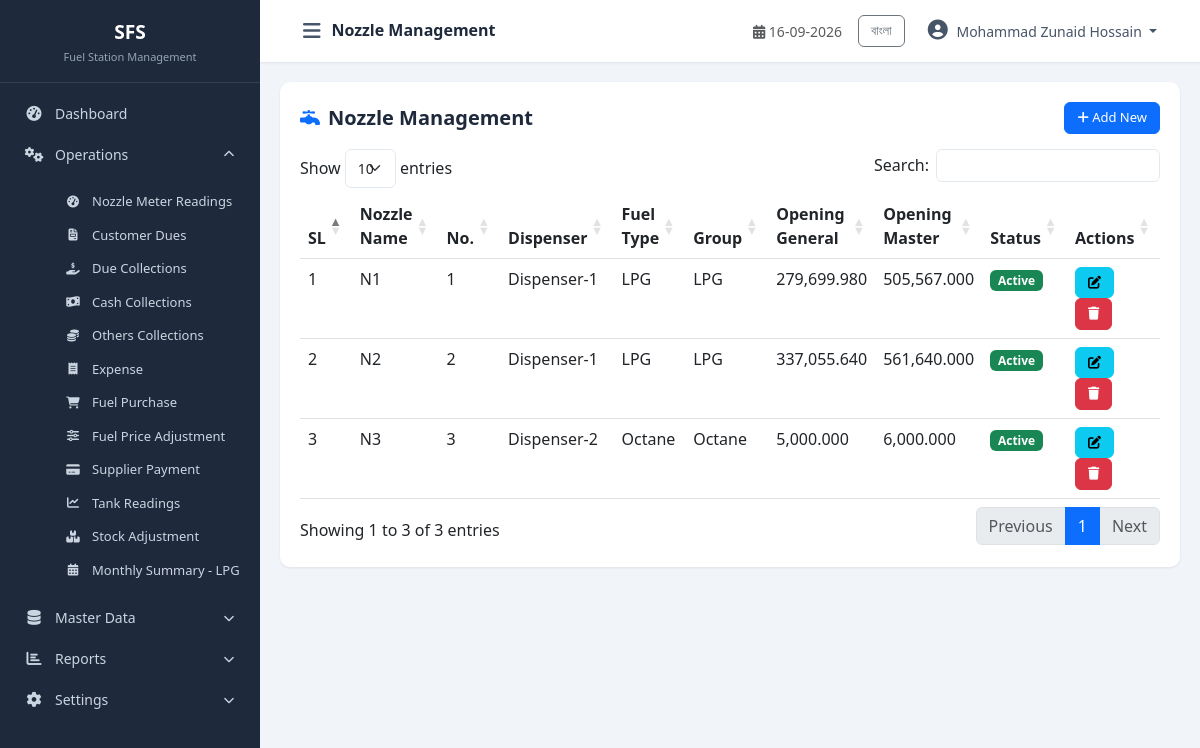
Screenshot of /modules/master_data/nozzle.php (signed in) with the database file from the repository.
### tables this page shows
CREATE TABLE `cfg_companyprofile` (
  `CompanyID` int(11) NOT NULL,
  `CompanyCode` varchar(20) NOT NULL,
  `CompanyName` varchar(200) NOT NULL,
  `CompanyNameBN` varchar(200) DEFAULT NULL,
  `ShortName` varchar(50) DEFAULT NULL,
  `ProprietorName` varchar(150) DEFAULT NULL,
  `ContactPerson` varchar(150) DEFAULT NULL,
  `MobileNo` varchar(20) DEFAULT NULL,
  `PhoneNo` varchar(20) DEFAULT NULL,
  `Email` varchar(100) DEFAULT NULL,
  `Website` varchar(150) DEFAULT NULL,
  `BusinessType` varchar(100) DEFAULT NULL,
  `Address` varchar(500) DEFAULT NULL,
  `City` varchar(100) DEFAULT NULL,
  `District` varchar(100) DEFAULT NULL,
  `PostalCode` varchar(20) DEFAULT NULL,
  `Country` varchar(100) DEFAULT NULL,
  `Logo` varchar(255) DEFAULT NULL,
  `Favicon` varchar(255) DEFAULT NULL,
  `CurrencyCode` varchar(10) DEFAULT 'BDT',
  `CurrencySymbol` varchar(10) DEFAULT '৳',
  `TimeZone` varchar(100) DEFAULT 'Asia/Dhaka',
  `DateFormat` varchar(20) DEFAULT 'dd-MM-yyyy',
  `TimeFormat` varchar(20) DEFAULT '24 Hour',
  `FinancialYearStart` date DEFAULT NULL,
  `FinancialYearEnd` date DEFAULT NULL,
  `DefaultShiftID` int(11) DEFAULT NULL,
  `DefaultLanguage` varchar(20) DEFAULT 'English',
  `AllowNegativeStock` bit(1) DEFAULT b'0',
  `AutoBackup` bit(1) DEFAULT b'1',
  `BackupPath` varchar(500) DEFAULT NULL,
  `CreatedBy` int(11) DEFAULT NULL,
  `CreatedAt` datetime DEFAULT current_timestamp(),
  `UpdatedBy` int(11) DEFAULT NULL,
  `UpdatedAt` datetime DEFAULT NULL,
  `IsActive` bit(1) DEFAULT b'1',
  `IsDeleted` bit(1) DEFAULT b'0'
);

CREATE TABLE `mst_nozzle` (
  `NozzleID` int(11) NOT NULL,
  `DisID` int(11) NOT NULL COMMENT 'Logical FK -> mst_Pump.PumpID',
  `NozzleNo` int(11) NOT NULL,
  `FuelTypeID` int(11) NOT NULL COMMENT 'Logical FK -> mst_FuelType.FuelTypeID',
  `TankGroupID` int(11) DEFAULT NULL COMMENT 'Logical FK -> mst_TankGroup.TankGroupID',
  `OpeningGeneral` decimal(14,3) NOT NULL DEFAULT 0.000,
  `NozzleName` varchar(50) NOT NULL DEFAULT '',
  `OpeningMaster` decimal(14,3) NOT NULL DEFAULT 0.000,
  `CreatedBy` int(11) DEFAULT NULL,
  `CreatedAt` datetime NOT NULL DEFAULT current_timestamp(),
  `UpdatedBy` int(11) DEFAULT NULL,
  `UpdatedAt` datetime NOT NULL DEFAULT current_timestamp() ON UPDATE current_timestamp(),
  `IsActive` tinyint(1) NOT NULL DEFAULT 1,
  `IsDeleted` tinyint(1) NOT NULL DEFAULT 0
);

CREATE TABLE `mst_dispenser` (
  `DisID` int(11) NOT NULL,
  `DisName` varchar(100) NOT NULL,
  `DisCode` varchar(30) DEFAULT NULL,
  `CreatedBy` int(11) DEFAULT NULL,
  `CreatedAt` datetime NOT NULL DEFAULT current_timestamp(),
  `UpdatedBy` int(11) DEFAULT NULL,
  `UpdatedAt` datetime NOT NULL DEFAULT current_timestamp() ON UPDATE current_timestamp(),
  `IsActive` tinyint(1) NOT NULL DEFAULT 1,
  `IsDeleted` tinyint(1) NOT NULL DEFAULT 0
);

CREATE TABLE `mst_fueltype` (
  `FuelTypeID` int(11) NOT NULL,
  `FuelName` varchar(100) NOT NULL,
  `FuelCode` varchar(20) DEFAULT NULL,
  `UnitOfMeasure` varchar(20) NOT NULL DEFAULT 'Litre',
  `SellingRate` decimal(14,2) NOT NULL DEFAULT 0.00,
  `PurchaseRate` decimal(14,2) NOT NULL DEFAULT 0.00,
  `CommissionRate` decimal(14,4) NOT NULL DEFAULT 0.0000,
  `TaxPercent` decimal(6,3) NOT NULL DEFAULT 0.000,
  `Density` decimal(6,4) DEFAULT NULL,
  `ColorCode` varchar(20) DEFAULT NULL,
  `Remarks` varchar(255) DEFAULT NULL,
  `CreatedBy` int(11) DEFAULT NULL,
  `CreatedAt` datetime NOT NULL DEFAULT current_timestamp(),
  `UpdatedBy` int(11) DEFAULT NULL,
  `UpdatedAt` datetime NOT NULL DEFAULT current_timestamp() ON UPDATE current_timestamp(),
  `IsActive` tinyint(1) NOT NULL DEFAULT 1,
  `IsDeleted` tinyint(1) NOT NULL DEFAULT 0
);

CREATE TABLE `mst_tankgroup` (
  `TankGroupID` int(11) NOT NULL,
  `TankGroupName` varchar(100) NOT NULL,
  `FuelTypeID` int(11) NOT NULL COMMENT 'Logical FK -> mst_FuelType.FuelTypeID',
  `CreatedBy` int(11) DEFAULT NULL,
  `CreatedAt` datetime NOT NULL DEFAULT current_timestamp(),
  `UpdatedBy` int(11) DEFAULT NULL,
  `UpdatedAt` datetime NOT NULL DEFAULT current_timestamp() ON UPDATE current_timestamp(),
  `IsActive` tinyint(1) NOT NULL DEFAULT 1,
  `IsDeleted` tinyint(1) NOT NULL DEFAULT 0
);

### includes/Query.php (called while the page is built, shortened)
<?php
class Query
{
    private $pdo;
    private static $instance = null;
    public function __construct($host = DB_HOST, $dbname = DB_NAME, $username = DB_USER, $password = DB_PASS, $charset = 'utf8mb4')
    {
        $port = defined('DB_PORT') ? DB_PORT : '3306';
        $dsn = "mysql:host={$host};port={$port};dbname={$dbname};charset={$charset}";
        $options = [
            PDO::ATTR_ERRMODE            => PDO::ERRMODE_EXCEPTION,
            PDO::ATTR_DEFAULT_FETCH_MODE => PDO::FETCH_OBJ,
            PDO::ATTR_EMULATE_PREPARES   => true,
            PDO::MYSQL_ATTR_INIT_COMMAND => "SET NAMES utf8mb4 COLLATE utf8mb4_unicode_ci",
        ];
        try {
            $this->pdo = new PDO($dsn, $username, $password, $options);
        } catch (PDOException $e) {
            die("Database Connection Failed: " . $e->getMessage() . "<br><small>Tip: Ensure MySQL service is running in XAMPP Control Panel and port/credentials in config/database.php match.</small>");
        }
    }
    public static function getInstance()
    {
        if (self::$instance === null) {
            self::$instance = new self();
        }
        return self::$instance;
    }
    public function index($sql, $params = [])
    {
        try {
            $this->stmt = $this->pdo->prepare($sql);
            $this->stmt->execute($params);
            return $this->stmt->fetchAll(PDO::FETCH_OBJ);
        } catch (PDOException $e) {
            die("Query Error: " . $e->getMessage() . "<br>SQL: " . $sql);
        }
    }
}

### config/database.php (called while the page is built, shortened)
<?php
require_once __DIR__ . '/../includes/Query.php';
$objQuery = Query::getInstance();

### includes/functions.php (called while the page is built, shortened)
<?php
function db()
{
    global $objQuery;
    return $objQuery;
}
function getCompanyInfo($key = null)
{
    $sql = "SELECT * FROM cfg_companyprofile WHERE CompanyID = 1 AND IsActive = 1 AND IsDeleted = 0";
    $data = db()->index($sql);
    if (!empty($data)) {
        $company = $data[0];
        return $company;
    }
    return null;
}
function getUserName()
{
    return $_SESSION['user_name'] ?? null;
}
function currentLang()
{
    return $_SESSION['lang'] ?? 'en';
}
function t($key)
{
    $lang = currentLang();
    return $translations[$lang][$key] ?? $key;
}

### modules/master_data/nozzle.php (the view, shortened to what this page needs)
<?php
$pageTitle = 'Nozzle Management';
require_once __DIR__ . '/../../includes/header.php';
require_once __DIR__ . '/../../includes/sidebar.php';
$data = $objQuery->index("SELECT n.*, d.DisName, ft.FuelName, tg.TankGroupName FROM mst_nozzle n LEFT JOIN mst_dispenser d ON n.DisID=d.DisID LEFT JOIN mst_fueltype ft ON n.FuelTypeID=ft.FuelTypeID LEFT JOIN mst_tankgroup tg ON n.TankGroupID=tg.TankGroupID WHERE n.IsDeleted=0 ORDER BY n.NozzleID ASC");
?>
<div class="table-container">
    <div class="table-header"><h5><i class="fas fa-faucet text-primary me-2"></i><?php echo t('Nozzle Management'); ?></h5>
        <button class="btn btn-primary btn-sm" data-bs-toggle="modal" data-bs-target="#addModal"><i class="fas fa-plus"></i> Add New</button></div>
    <table class="table table-hover datatable">
        <thead><tr><th>SL</th><th>Nozzle Name</th><th>No.</th><th>Dispenser</th><th>Fuel Type</th><th>Group</th><th>Opening General</th><th>Opening Master</th><th>Status</th><th>Actions</th></tr></thead>
        <tbody><?php $sl=1; foreach($data as $row): ?><tr>
            <td><?php echo $sl++; ?></td><td><?php echo htmlspecialchars($row->NozzleName); ?></td><td><?php echo $row->NozzleNo; ?></td>
            <td><?php echo htmlspecialchars($row->DisName ?? 'N/A'); ?></td><td><?php echo htmlspecialchars($row->FuelName ?? 'N/A'); ?></td>
            <td><?php echo htmlspecialchars($row->TankGroupName ?? 'N/A'); ?></td>
            <td><?php echo number_format($row->OpeningGeneral, 3); ?></td><td><?php echo number_format($row->OpeningMaster, 3); ?></td>
            <td><span class="badge bg-<?php echo $row->IsActive?'success':'danger'; ?>"><?php echo $row->IsActive?'Active':'Inactive'; ?></span></td>
            <td><button class="btn btn-sm btn-info edit-btn" data-id="<?php echo $row->NozzleID; ?>" data-name="<?php echo htmlspecialchars($row->NozzleName); ?>" data-no="<?php echo $row->NozzleNo; ?>" data-dis="<?php echo $row->DisID; ?>" data-fuel="<?php echo $row->FuelTypeID; ?>" data-group="<?php echo $row->TankGroupID; ?>" data-general="<?php echo $row->OpeningGeneral; ?>" data-master="<?php echo $row->OpeningMaster; ?>" data-status="<?php echo $row->IsActive; ?>"><i class="fas fa-edit"></i></button>
            <button class="btn btn-sm btn-danger delete-btn" data-id="<?php echo $row->NozzleID; ?>"><i class="fas fa-trash"></i></button></td>
        </tr><?php endforeach; ?></tbody>
    </table>
</div>
<?php require_once __DIR__ . '/../../includes/footer.php'; ?>

### includes/sidebar.php (shortened to what this page needs)
<?php
$currentPage = basename($_SERVER['PHP_SELF']);
$langToggle = currentLang() === 'bn' ? 'en' : 'bn';
$langLabel = currentLang() === 'bn' ? 'English' : 'বাংলা';
?>
<nav id="sidebar" class="sidebar">
    <div class="sidebar-header">
        <h5 class="mb-0"><?php echo $shortName ?? 'FDP'; ?></h5>
        <small class="text-muted"><?php echo t('Fuel Station Management'); ?></small>
    </div>
    <ul class="nav flex-column">
        <li class="nav-item">
            <a class="nav-link <?php echo ($currentPage == 'dashboard.php' || $currentPage == 'index.php') ? 'active' : ''; ?>" href="<?php echo BASE_URL; ?>dashboard.php">
                <i class="fas fa-tachometer-alt"></i> <span><?php echo t('Dashboard'); ?></span>
            </a>
        </li>
        <li class="nav-item">
            <a class="nav-link" data-bs-toggle="collapse" href="#operationsMenu" role="button" aria-expanded="true">
                <i class="fas fa-cogs"></i> <span><?php echo t('Operations'); ?></span>
                <i class="fas fa-chevron-down ms-auto"></i>
            </a>
            <div class="collapse show" id="operationsMenu">
                <ul class="nav flex-column ms-3">
                    <li class="nav-item"><a class="nav-link small" href="<?php echo BASE_URL; ?>modules/operations/nozzle_reading.php"><i class="fas fa-tachometer-alt"></i> <?php echo t('Nozzle Meter Readings'); ?></a></li>
                    <li class="nav-item"><a class="nav-link small" href="<?php echo BASE_URL; ?>modules/operations/customer_due.php"><i class="fas fa-file-invoice"></i> <?php echo t('Customer Dues'); ?></a></li>
                    <li class="nav-item"><a class="nav-link small" href="<?php echo BASE_URL; ?>modules/operations/due_collection.php"><i class="fas fa-hand-holding-usd"></i> <?php echo t('Due Collections'); ?></a></li>
                    <li class="nav-item"><a class="nav-link small" href="<?php echo BASE_URL; ?>modules/operations/cash_collection.php"><i class="fas fa-money-bill-wave"></i> <?php echo t('Cash Collections'); ?></a></li>
                    <li class="nav-item"><a class="nav-link small" href="<?php echo BASE_URL; ?>modules/operations/others_collection.php"><i class="fas fa-coins"></i> <?php echo t('Others Collections'); ?></a></li>
                    <li class="nav-item"><a class="nav-link small" href="<?php echo BASE_URL; ?>modules/operations/expense.php"><i class="fas fa-receipt"></i> <?php echo t('Expense'); ?></a></li>
                    <li class="nav-item"><a class="nav-link small" href="<?php echo BASE_URL; ?>modules/operations/fuel_purchase.php"><i class="fas fa-shopping-cart"></i> <?php echo t('Fuel Purchase'); ?></a></li>
                    <li class="nav-item"><a class="nav-link small" href="<?php echo BASE_URL; ?>modules/operations/fuel_price_adjustment.php"><i class="fas fa-sliders-h"></i> <?php echo t('Fuel Price Adjustment'); ?></a></li>
                    <li class="nav-item"><a class="nav-link small" href="<?php echo BASE_URL; ?>modules/operations/supplier_payment.php"><i class="fas fa-credit-card"></i> <?php echo t('Supplier Payment'); ?></a></li>
                    <li class="nav-item"><a class="nav-link small" href="<?php echo BASE_URL; ?>modules/operations/tank_reading.php"><i class="fas fa-chart-line"></i> <?php echo t('Tank Readings'); ?></a></li>
                    <li class="nav-item"><a class="nav-link small" href="<?php echo BASE_URL; ?>modules/operations/stock_adjustment.php"><i class="fas fa-boxes"></i> <?php echo t('Stock Adjustment'); ?></a></li>
                    <li class="nav-item"><a class="nav-link small" href="<?php echo BASE_URL; ?>modules/operations/monthly_summary.php"><i class="fas fa-calendar-alt"></i> <?php echo t('Monthly Summary - LPG'); ?></a></li>
                </ul>
            </div>
        </li>
        <li class="nav-item">
          <a class="nav-link collapsed" data-bs-toggle="collapse" href="#masterDataMenu" role="button" aria-expanded="false">
                <i class="fas fa-database"></i> <span><?php echo t('Master Data'); ?></span>
                <i class="fas fa-chevron-down ms-auto"></i>
            </a>
        </li>
        <?php $isReportPage = in_array($currentPage, ['daily_statement.php', 'profit_loss.php', 'date_to_date_statement.php', 'monthly_collection_expense_summary.php', 'monthly_expense_item_wise.php', 'stock_summary.php']); ?>
        <li class="nav-item">
            <a class="nav-link <?php echo $isReportPage ? '' : 'collapsed'; ?>" data-bs-toggle="collapse" href="#reportsMenu" role="button" aria-expanded="<?php echo $isReportPage ? 'true' : 'false'; ?>">
                <i class="fas fa-chart-bar"></i> <span><?php echo t('Reports'); ?></span>
                <i class="fas fa-chevron-down ms-auto"></i>
            </a>
        </li>
        <li class="nav-item">
            <a class="nav-link <?php echo in_array($currentPage, ['final_submit_setting.php', 'system_setting.php']) ? '' : 'collapsed'; ?>" data-bs-toggle="collapse" href="#settingsMenu" role="button" aria-expanded="<?php echo in_array($currentPage, ['final_submit_setting.php', 'system_setting.php']) ? 'true' : 'false'; ?>">
                <i class="fas fa-cog"></i> <span><?php echo t('Settings'); ?></span>
                <i class="fas fa-chevron-down ms-auto"></i>
            </a>
        </li>
    </ul>
</nav>
<div id="content-wrapper">
    <nav class="navbar navbar-expand-lg top-navbar">
        <div class="container-fluid">
            <button type="button" id="sidebarCollapse" class="btn btn-link">
                <i class="fas fa-bars"></i>
            </button>
            <span class="navbar-brand mb-0 h1"><?php echo t($pageTitle ?? 'Dashboard'); ?></span>
            <div class="ms-auto d-flex align-items-center">
                <span class="me-3 text-muted small">
                    <i class="fas fa-calendar-alt"></i> <?php echo date('d-m-Y'); ?>
                </span>
                <div class="dropdown">
                    <a class="btn btn-sm btn-outline-secondary me-2" href="?lang=<?php echo $langToggle; ?>"><?php echo $langLabel; ?></a>
                    <button class="btn btn-link dropdown-toggle" type="button" data-bs-toggle="dropdown">
                        <i class="fas fa-user-circle"></i> <?php echo getUserName() ?? 'User'; ?>
                    </button>
                </div>
            </div>
        </div>
    </nav>
    <div id="main-content" class="container-fluid">

### rows the page displays
cfg_companyprofile: ShortName "SFS"
mst_nozzle: NozzleName "N1", NozzleNo "1", DisID.DisName "Dispenser-1", FuelTypeID.FuelName "LPG", TankGroupID.TankGroupName "LPG", OpeningGeneral "279,699.980", OpeningMaster "505,567.000", IsActive "Active"
mst_nozzle: NozzleName "N2", NozzleNo "2", DisID.DisName "Dispenser-1", FuelTypeID.FuelName "LPG", TankGroupID.TankGroupName "LPG", OpeningGeneral "337,055.640", OpeningMaster "561,640.000", IsActive "Active"
mst_nozzle: NozzleName "N3", NozzleNo "3", DisID.DisName "Dispenser-2", FuelTypeID.FuelName "Octane", TankGroupID.TankGroupName "Octane", OpeningGeneral "5,000.000", OpeningMaster "6,000.000", IsActive "Active"

### other values shown
t('Fuel Station Management') "Fuel Station Management"
t('Dashboard') "Dashboard"
t('Operations') "Operations"
t('Nozzle Meter Readings') "Nozzle Meter Readings"
t('Customer Dues') "Customer Dues"
t('Due Collections') "Due Collections"
t('Cash Collections') "Cash Collections"
t('Others Collections') "Others Collections"
t('Expense') "Expense"
t('Fuel Purchase') "Fuel Purchase"
t('Fuel Price Adjustment') "Fuel Price Adjustment"
t('Supplier Payment') "Supplier Payment"
t('Tank Readings') "Tank Readings"
t('Stock Adjustment') "Stock Adjustment"
t('Monthly Summary - LPG') "Monthly Summary - LPG"
